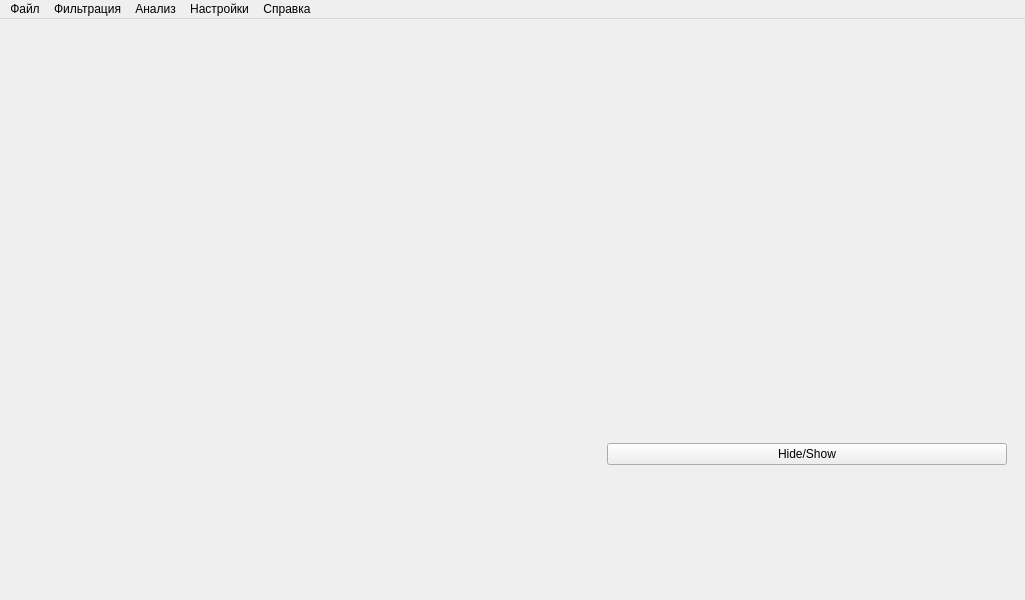
<?xml version="1.0" encoding="UTF-8"?>
<ui version="4.0">
 <class>MainWindow</class>
 <widget class="QMainWindow" name="MainWindow">
  <property name="geometry">
   <rect>
    <x>0</x>
    <y>0</y>
    <width>1025</width>
    <height>600</height>
   </rect>
  </property>
  <property name="minimumSize">
   <size>
    <width>400</width>
    <height>400</height>
   </size>
  </property>
  <property name="windowTitle">
   <string>DSP-ZaitsevVeniamin</string>
  </property>
  <widget class="QWidget" name="centralwidget">
   <layout class="QHBoxLayout" name="horizontalLayout">
    <item>
     <widget class="GraphicsLayoutWidget" name="MainGraph" native="true">
      <property name="sizePolicy">
       <sizepolicy hsizetype="Preferred" vsizetype="Preferred">
        <horstretch>0</horstretch>
        <verstretch>0</verstretch>
       </sizepolicy>
      </property>
      <layout class="QGridLayout" name="gridLayout">
       <item row="0" column="1">
        <widget class="GraphicsLayoutWidget" name="Channels" native="true">
         <property name="sizePolicy">
          <sizepolicy hsizetype="Fixed" vsizetype="Fixed">
           <horstretch>0</horstretch>
           <verstretch>0</verstretch>
          </sizepolicy>
         </property>
         <property name="minimumSize">
          <size>
           <width>400</width>
           <height>400</height>
          </size>
         </property>
         <property name="maximumSize">
          <size>
           <width>16777215</width>
           <height>16777215</height>
          </size>
         </property>
         <property name="baseSize">
          <size>
           <width>0</width>
           <height>0</height>
          </size>
         </property>
        </widget>
       </item>
       <item row="2" column="1">
        <spacer name="verticalSpacer">
         <property name="orientation">
          <enum>Qt::Vertical</enum>
         </property>
         <property name="sizeHint" stdset="0">
          <size>
           <width>20</width>
           <height>40</height>
          </size>
         </property>
        </spacer>
       </item>
       <item row="0" column="0">
        <spacer name="horizontalSpacer">
         <property name="orientation">
          <enum>Qt::Horizontal</enum>
         </property>
         <property name="sizeHint" stdset="0">
          <size>
           <width>40</width>
           <height>20</height>
          </size>
         </property>
        </spacer>
       </item>
       <item row="1" column="1">
        <widget class="QPushButton" name="HideButton">
         <property name="text">
          <string>Hide/Show</string>
         </property>
        </widget>
       </item>
      </layout>
     </widget>
    </item>
   </layout>
  </widget>
  <widget class="QMenuBar" name="menubar">
   <property name="geometry">
    <rect>
     <x>0</x>
     <y>0</y>
     <width>1025</width>
     <height>26</height>
    </rect>
   </property>
   <widget class="QMenu" name="menu123">
    <property name="title">
     <string>Файл</string>
    </property>
    <addaction name="FileOpen"/>
    <addaction name="fileSave"/>
   </widget>
   <widget class="QMenu" name="menu">
    <property name="title">
     <string>Фильтрация</string>
    </property>
   </widget>
   <widget class="QMenu" name="menu_2">
    <property name="title">
     <string>Анализ</string>
    </property>
    <widget class="QMenu" name="menu_5">
     <property name="title">
      <string>Инструменты</string>
     </property>
     <addaction name="SignalInfo"/>
     <addaction name="superpos"/>
    </widget>
    <widget class="QMenu" name="menu_6">
     <property name="title">
      <string>Моделирование</string>
     </property>
     <addaction name="model_1"/>
     <addaction name="model_2"/>
     <addaction name="model_3"/>
     <addaction name="model_4"/>
     <addaction name="model_5"/>
     <addaction name="model_6"/>
     <addaction name="separator"/>
     <addaction name="model_7"/>
     <addaction name="model_8"/>
     <addaction name="model_9"/>
     <addaction name="separator"/>
     <addaction name="model_10"/>
     <addaction name="model_11"/>
     <addaction name="model_12"/>
    </widget>
    <addaction name="menu_5"/>
    <addaction name="menu_6"/>
    <addaction name="stats"/>
    <addaction name="spectr"/>
   </widget>
   <widget class="QMenu" name="menu_3">
    <property name="title">
     <string>Настройки</string>
    </property>
   </widget>
   <widget class="QMenu" name="menu_4">
    <property name="title">
     <string>Справка</string>
    </property>
    <addaction name="Info"/>
   </widget>
   <addaction name="menu123"/>
   <addaction name="menu"/>
   <addaction name="menu_2"/>
   <addaction name="menu_3"/>
   <addaction name="menu_4"/>
  </widget>
  <action name="FileOpen">
   <property name="text">
    <string>Открыть</string>
   </property>
  </action>
  <action name="Info">
   <property name="text">
    <string>О программе</string>
   </property>
  </action>
  <action name="SignalInfo">
   <property name="text">
    <string>Информация о сигнале</string>
   </property>
  </action>
  <action name="action_2">
   <property name="text">
    <string>задержанный единичный импульс</string>
   </property>
  </action>
  <action name="action_3">
   <property name="text">
    <string>сигнал с тональной огибающей</string>
   </property>
  </action>
  <action name="model_1">
   <property name="text">
    <string>задержанный единичный импульс</string>
   </property>
  </action>
  <action name="model_2">
   <property name="text">
    <string>задержанный единичный скачок</string>
   </property>
  </action>
  <action name="model_3">
   <property name="text">
    <string>дискретизированная убывающая экспонента</string>
   </property>
  </action>
  <action name="model_4">
   <property name="text">
    <string>дискретизированная синусоида</string>
   </property>
  </action>
  <action name="model_5">
   <property name="text">
    <string>&quot;мэандр&quot;</string>
   </property>
  </action>
  <action name="model_6">
   <property name="text">
    <string>&quot;пила&quot;</string>
   </property>
  </action>
  <action name="model_7">
   <property name="text">
    <string>сигнал с экспоненциальной огибающей</string>
   </property>
  </action>
  <action name="model_8">
   <property name="text">
    <string>сигнал с балансной огибающей</string>
   </property>
  </action>
  <action name="model_9">
   <property name="text">
    <string>сигнал с тональной огибающей</string>
   </property>
  </action>
  <action name="fileSave">
   <property name="text">
    <string>Сохранить</string>
   </property>
  </action>
  <action name="model_10">
   <property name="text">
    <string>белый шум,равномерно распределенный</string>
   </property>
  </action>
  <action name="model_11">
   <property name="text">
    <string>белый шум,распределенный по нормальному закону</string>
   </property>
  </action>
  <action name="model_12">
   <property name="text">
    <string>случайный сигнал авторегрессии</string>
   </property>
  </action>
  <action name="superpos">
   <property name="text">
    <string>Суперпозиция</string>
   </property>
  </action>
  <action name="stats">
   <property name="text">
    <string>Статистики</string>
   </property>
  </action>
  <action name="spectr">
   <property name="text">
    <string>Спектральный анализ</string>
   </property>
  </action>
 </widget>
 <customwidgets>
  <customwidget>
   <class>GraphicsLayoutWidget</class>
   <extends>QWidget</extends>
   <header>pyqtgraph</header>
   <container>1</container>
  </customwidget>
 </customwidgets>
 <resources/>
 <connections/>
</ui>
